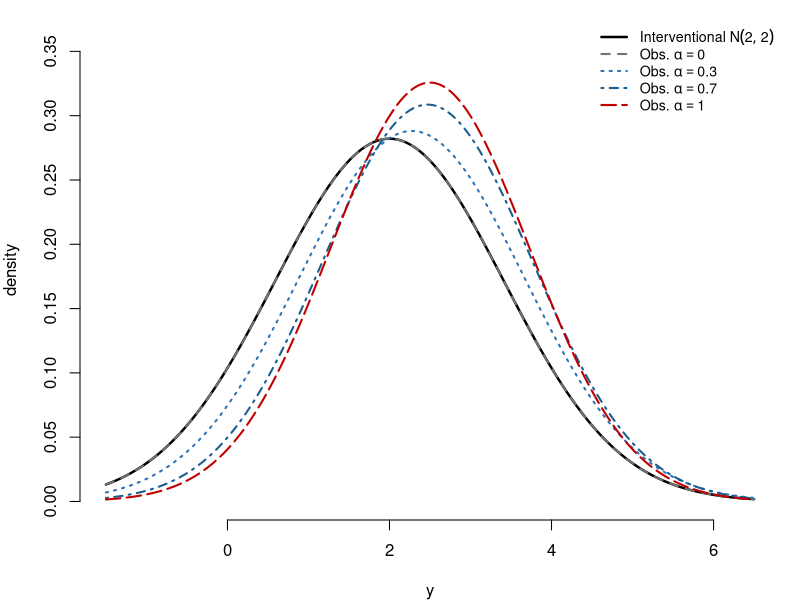

The R script that drew this image:
## ---- chunk 1
#| label: fig-density
#| fig-cap: "Interventional density $N(2,2)$ (solid black) versus observational density for $\\alpha \\in \\{0, 0.3, 0.7, 1.0\\}$ (broken line styles), evaluated at $t_0 = 1$. Parameters: $\\beta=2$, $\\gamma=1$, $\\sigma_U=\\sigma_\\varepsilon=\\sigma_\\delta=1$. At $\\alpha = 0$ there is no confounding and the two densities coincide."
#| echo: false
#| fig-width: 7
#| fig-height: 4.2
y <- seq(-1.5, 6.5, length.out = 400)
obs_par <- function(a, beta = 2, gamma = 1, sU = 1, sd_ = 1, se = 1, t0 = 1) {
  sT2 <- a^2 * sU^2 + sd_^2
  c(mean = (beta + gamma * a * sU^2 / sT2) * t0,
    var  = gamma^2 * sU^2 * sd_^2 / sT2 + se^2)
}
alphas <- c(0, 0.3, 0.7, 1.0)
cols   <- c("grey45", "#2E74B6", "#1A5E8F", "#C00000")
ltys   <- c(2, 3, 4, 5)
par(mar = c(4, 4, 1, 1))
plot(y, dnorm(y, 2, sqrt(2)), type = "l", lwd = 2.4, col = "black",
     xlab = "y", ylab = "density", ylim = c(0, 0.36), bty = "n")
for (i in seq_along(alphas)) {
  p <- obs_par(alphas[i])
  lines(y, dnorm(y, p["mean"], sqrt(p["var"])),
        lwd = 2, lty = ltys[i], col = cols[i])
}
legend("topright", bty = "n", cex = 0.85,
       legend = c(expression("Interventional " * N(2, 2)),
                  expression("Obs. " * alpha == 0),
                  expression("Obs. " * alpha == 0.3),
                  expression("Obs. " * alpha == 0.7),
                  expression("Obs. " * alpha == 1.0)),
       col = c("black", cols), lty = c(1, ltys), lwd = c(2.4, rep(2, 4)))
